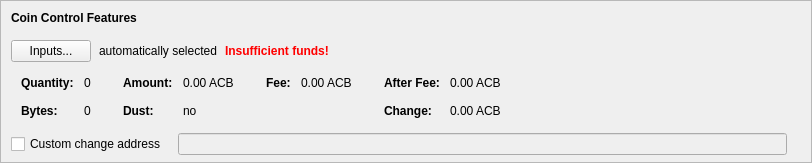
    <widget class="QFrame" name="frameCoinControl">
     <property name="sizePolicy">
      <sizepolicy hsizetype="Expanding" vsizetype="Expanding">
       <horstretch>0</horstretch>
       <verstretch>0</verstretch>
      </sizepolicy>
     </property>
     <property name="maximumSize">
      <size>
       <width>16777215</width>
       <height>16777215</height>
      </size>
     </property>
     <property name="frameShape">
      <enum>QFrame::StyledPanel</enum>
     </property>
     <property name="frameShadow">
      <enum>QFrame::Sunken</enum>
     </property>
     <layout class="QVBoxLayout" name="verticalLayoutCoinControl2">
      <property name="spacing">
       <number>0</number>
      </property>
      <property name="leftMargin">
       <number>0</number>
      </property>
      <property name="topMargin">
       <number>0</number>
      </property>
      <property name="rightMargin">
       <number>0</number>
      </property>
      <property name="bottomMargin">
       <number>6</number>
      </property>
      <item>
       <layout class="QVBoxLayout" name="verticalLayoutCoinControl" stretch="0,0,0,0,1">
        <property name="spacing">
         <number>0</number>
        </property>
        <property name="leftMargin">
         <number>10</number>
        </property>
        <property name="topMargin">
         <number>10</number>
        </property>
        <item>
         <layout class="QHBoxLayout" name="horizontalLayoutCoinControl1">
          <property name="bottomMargin">
           <number>15</number>
          </property>
          <item>
           <widget class="QLabel" name="labelCoinControlFeatures">
            <property name="sizePolicy">
             <sizepolicy hsizetype="Preferred" vsizetype="Maximum">
              <horstretch>0</horstretch>
              <verstretch>0</verstretch>
             </sizepolicy>
            </property>
            <property name="font">
             <font>
              <weight>75</weight>
              <bold>true</bold>
             </font>
            </property>
            <property name="styleSheet">
             <string notr="true">font-weight:bold;</string>
            </property>
            <property name="text">
             <string>Coin Control Features</string>
            </property>
           </widget>
          </item>
         </layout>
        </item>
        <item>
         <layout class="QHBoxLayout" name="horizontalLayoutCoinControl2" stretch="0,0,0,0">
          <property name="spacing">
           <number>8</number>
          </property>
          <property name="bottomMargin">
           <number>10</number>
          </property>
          <item>
           <widget class="QPushButton" name="pushButtonCoinControl">
            <property name="styleSheet">
             <string notr="true"/>
            </property>
            <property name="text">
             <string>Inputs...</string>
            </property>
            <property name="autoDefault">
             <bool>false</bool>
            </property>
           </widget>
          </item>
          <item>
           <widget class="QLabel" name="labelCoinControlAutomaticallySelected">
            <property name="text">
             <string>automatically selected</string>
            </property>
            <property name="margin">
             <number>5</number>
            </property>
           </widget>
          </item>
          <item>
           <widget class="QLabel" name="labelCoinControlInsuffFunds">
            <property name="font">
             <font>
              <weight>75</weight>
              <bold>true</bold>
             </font>
            </property>
            <property name="styleSheet">
             <string notr="true">color:red;font-weight:bold;</string>
            </property>
            <property name="text">
             <string>Insufficient funds!</string>
            </property>
            <property name="margin">
             <number>5</number>
            </property>
           </widget>
          </item>
          <item>
           <spacer name="horizontalSpacerCoinControl">
            <property name="orientation">
             <enum>Qt::Horizontal</enum>
            </property>
            <property name="sizeHint" stdset="0">
             <size>
              <width>40</width>
              <height>1</height>
             </size>
            </property>
           </spacer>
          </item>
         </layout>
        </item>
        <item>
         <widget class="QWidget" name="widgetCoinControl" native="true">
          <property name="sizePolicy">
           <sizepolicy hsizetype="Preferred" vsizetype="Preferred">
            <horstretch>0</horstretch>
            <verstretch>0</verstretch>
           </sizepolicy>
          </property>
          <property name="minimumSize">
           <size>
            <width>0</width>
            <height>0</height>
           </size>
          </property>
          <property name="styleSheet">
           <string notr="true"/>
          </property>
          <layout class="QHBoxLayout" name="horizontalLayoutCoinControl5">
           <property name="leftMargin">
            <number>0</number>
           </property>
           <property name="topMargin">
            <number>0</number>
           </property>
           <property name="rightMargin">
            <number>0</number>
           </property>
           <property name="bottomMargin">
            <number>0</number>
           </property>
           <item>
            <layout class="QHBoxLayout" name="horizontalLayoutCoinControl3" stretch="0,0,0,1">
             <property name="spacing">
              <number>20</number>
             </property>
             <property name="topMargin">
              <number>0</number>
             </property>
             <property name="bottomMargin">
              <number>10</number>
             </property>
             <item>
              <layout class="QFormLayout" name="formLayoutCoinControl1">
               <property name="horizontalSpacing">
                <number>10</number>
               </property>
               <property name="verticalSpacing">
                <number>14</number>
               </property>
               <property name="leftMargin">
                <number>10</number>
               </property>
               <property name="topMargin">
                <number>4</number>
               </property>
               <property name="rightMargin">
                <number>6</number>
               </property>
               <item row="0" column="0">
                <widget class="QLabel" name="labelCoinControlQuantityText">
                 <property name="font">
                  <font>
                   <weight>75</weight>
                   <bold>true</bold>
                  </font>
                 </property>
                 <property name="text">
                  <string>Quantity:</string>
                 </property>
                 <property name="margin">
                  <number>0</number>
                 </property>
                </widget>
               </item>
               <item row="0" column="1">
                <widget class="QLabel" name="labelCoinControlQuantity">
                 <property name="cursor">
                  <cursorShape>IBeamCursor</cursorShape>
                 </property>
                 <property name="contextMenuPolicy">
                  <enum>Qt::ActionsContextMenu</enum>
                 </property>
                 <property name="text">
                  <string notr="true">0</string>
                 </property>
                 <property name="margin">
                  <number>0</number>
                 </property>
                 <property name="textInteractionFlags">
                  <set>Qt::LinksAccessibleByMouse|Qt::TextSelectableByKeyboard|Qt::TextSelectableByMouse</set>
                 </property>
                </widget>
               </item>
               <item row="1" column="0">
                <widget class="QLabel" name="labelCoinControlBytesText">
                 <property name="font">
                  <font>
                   <weight>75</weight>
                   <bold>true</bold>
                  </font>
                 </property>
                 <property name="text">
                  <string>Bytes:</string>
                 </property>
                </widget>
               </item>
               <item row="1" column="1">
                <widget class="QLabel" name="labelCoinControlBytes">
                 <property name="cursor">
                  <cursorShape>IBeamCursor</cursorShape>
                 </property>
                 <property name="contextMenuPolicy">
                  <enum>Qt::ActionsContextMenu</enum>
                 </property>
                 <property name="text">
                  <string notr="true">0</string>
                 </property>
                 <property name="textInteractionFlags">
                  <set>Qt::LinksAccessibleByMouse|Qt::TextSelectableByKeyboard|Qt::TextSelectableByMouse</set>
                 </property>
                </widget>
               </item>
              </layout>
             </item>
             <item>
              <layout class="QFormLayout" name="formLayoutCoinControl2">
               <property name="horizontalSpacing">
                <number>10</number>
               </property>
               <property name="verticalSpacing">
                <number>14</number>
               </property>
               <property name="leftMargin">
                <number>6</number>
               </property>
               <property name="topMargin">
                <number>4</number>
               </property>
               <property name="rightMargin">
                <number>6</number>
               </property>
               <item row="0" column="0">
                <widget class="QLabel" name="labelCoinControlAmountText">
                 <property name="font">
                  <font>
                   <weight>75</weight>
                   <bold>true</bold>
                  </font>
                 </property>
                 <property name="text">
                  <string>Amount:</string>
                 </property>
                 <property name="margin">
                  <number>0</number>
                 </property>
                </widget>
               </item>
               <item row="0" column="1">
                <widget class="QLabel" name="labelCoinControlAmount">
                 <property name="cursor">
                  <cursorShape>IBeamCursor</cursorShape>
                 </property>
                 <property name="contextMenuPolicy">
                  <enum>Qt::ActionsContextMenu</enum>
                 </property>
                 <property name="text">
                  <string notr="true">0.00 ACB</string>
                 </property>
                 <property name="textInteractionFlags">
                  <set>Qt::LinksAccessibleByMouse|Qt::TextSelectableByKeyboard|Qt::TextSelectableByMouse</set>
                 </property>
                </widget>
               </item>
               <item row="1" column="0">
                <widget class="QLabel" name="labelCoinControlLowOutputText">
                 <property name="font">
                  <font>
                   <weight>75</weight>
                   <bold>true</bold>
                  </font>
                 </property>
                 <property name="text">
                  <string>Dust:</string>
                 </property>
                </widget>
               </item>
               <item row="1" column="1">
                <widget class="QLabel" name="labelCoinControlLowOutput">
                 <property name="cursor">
                  <cursorShape>IBeamCursor</cursorShape>
                 </property>
                 <property name="contextMenuPolicy">
                  <enum>Qt::ActionsContextMenu</enum>
                 </property>
                 <property name="text">
                  <string notr="true">no</string>
                 </property>
                 <property name="textInteractionFlags">
                  <set>Qt::LinksAccessibleByMouse|Qt::TextSelectableByKeyboard|Qt::TextSelectableByMouse</set>
                 </property>
                </widget>
               </item>
              </layout>
             </item>
             <item>
              <layout class="QFormLayout" name="formLayoutCoinControl3">
               <property name="horizontalSpacing">
                <number>10</number>
               </property>
               <property name="verticalSpacing">
                <number>14</number>
               </property>
               <property name="leftMargin">
                <number>6</number>
               </property>
               <property name="topMargin">
                <number>4</number>
               </property>
               <property name="rightMargin">
                <number>6</number>
               </property>
               <item row="0" column="0">
                <widget class="QLabel" name="labelCoinControlFeeText">
                 <property name="font">
                  <font>
                   <weight>75</weight>
                   <bold>true</bold>
                  </font>
                 </property>
                 <property name="text">
                  <string>Fee:</string>
                 </property>
                 <property name="margin">
                  <number>0</number>
                 </property>
                </widget>
               </item>
               <item row="0" column="1">
                <widget class="QLabel" name="labelCoinControlFee">
                 <property name="cursor">
                  <cursorShape>IBeamCursor</cursorShape>
                 </property>
                 <property name="contextMenuPolicy">
                  <enum>Qt::ActionsContextMenu</enum>
                 </property>
                 <property name="text">
                  <string notr="true">0.00 ACB</string>
                 </property>
                 <property name="textInteractionFlags">
                  <set>Qt::LinksAccessibleByMouse|Qt::TextSelectableByKeyboard|Qt::TextSelectableByMouse</set>
                 </property>
                </widget>
               </item>
              </layout>
             </item>
             <item>
              <layout class="QFormLayout" name="formLayoutCoinControl4">
               <property name="horizontalSpacing">
                <number>10</number>
               </property>
               <property name="verticalSpacing">
                <number>14</number>
               </property>
               <property name="leftMargin">
                <number>6</number>
               </property>
               <property name="topMargin">
                <number>4</number>
               </property>
               <property name="rightMargin">
                <number>6</number>
               </property>
               <item row="0" column="0">
                <widget class="QLabel" name="labelCoinControlAfterFeeText">
                 <property name="font">
                  <font>
                   <weight>75</weight>
                   <bold>true</bold>
                  </font>
                 </property>
                 <property name="text">
                  <string>After Fee:</string>
                 </property>
                 <property name="margin">
                  <number>0</number>
                 </property>
                </widget>
               </item>
               <item row="0" column="1">
                <widget class="QLabel" name="labelCoinControlAfterFee">
                 <property name="cursor">
                  <cursorShape>IBeamCursor</cursorShape>
                 </property>
                 <property name="contextMenuPolicy">
                  <enum>Qt::ActionsContextMenu</enum>
                 </property>
                 <property name="text">
                  <string notr="true">0.00 ACB</string>
                 </property>
                 <property name="textInteractionFlags">
                  <set>Qt::LinksAccessibleByMouse|Qt::TextSelectableByKeyboard|Qt::TextSelectableByMouse</set>
                 </property>
                </widget>
               </item>
               <item row="1" column="0">
                <widget class="QLabel" name="labelCoinControlChangeText">
                 <property name="font">
                  <font>
                   <weight>75</weight>
                   <bold>true</bold>
                  </font>
                 </property>
                 <property name="text">
                  <string>Change:</string>
                 </property>
                </widget>
               </item>
               <item row="1" column="1">
                <widget class="QLabel" name="labelCoinControlChange">
                 <property name="cursor">
                  <cursorShape>IBeamCursor</cursorShape>
                 </property>
                 <property name="contextMenuPolicy">
                  <enum>Qt::ActionsContextMenu</enum>
                 </property>
                 <property name="text">
                  <string notr="true">0.00 ACB</string>
                 </property>
                 <property name="textInteractionFlags">
                  <set>Qt::LinksAccessibleByMouse|Qt::TextSelectableByKeyboard|Qt::TextSelectableByMouse</set>
                 </property>
                </widget>
               </item>
              </layout>
             </item>
            </layout>
           </item>
          </layout>
         </widget>
        </item>
        <item>
         <layout class="QHBoxLayout" name="horizontalLayoutCoinControl4" stretch="0,0,0">
          <property name="spacing">
           <number>12</number>
          </property>
          <property name="sizeConstraint">
           <enum>QLayout::SetDefaultConstraint</enum>
          </property>
          <property name="topMargin">
           <number>5</number>
          </property>
          <property name="rightMargin">
           <number>5</number>
          </property>
          <item>
           <widget class="QCheckBox" name="checkBoxCoinControlChange">
            <property name="toolTip">
             <string>If this is activated, but the change address is empty or invalid, change will be sent to a newly generated address.</string>
            </property>
            <property name="text">
             <string>Custom change address</string>
            </property>
           </widget>
          </item>
          <item>
           <widget class="QValidatedLineEdit" name="lineEditCoinControlChange">
            <property name="enabled">
             <bool>false</bool>
            </property>
            <property name="sizePolicy">
             <sizepolicy hsizetype="Expanding" vsizetype="Fixed">
              <horstretch>0</horstretch>
              <verstretch>0</verstretch>
             </sizepolicy>
            </property>
           </widget>
          </item>
          <item>
           <widget class="QLabel" name="labelCoinControlChangeLabel">
            <property name="sizePolicy">
             <sizepolicy hsizetype="Preferred" vsizetype="Expanding">
              <horstretch>0</horstretch>
              <verstretch>0</verstretch>
             </sizepolicy>
            </property>
            <property name="minimumSize">
             <size>
              <width>0</width>
              <height>0</height>
             </size>
            </property>
            <property name="text">
             <string/>
            </property>
            <property name="margin">
             <number>3</number>
            </property>
           </widget>
          </item>
         </layout>
        </item>
        <item>
         <spacer name="verticalSpacerCoinControl">
          <property name="orientation">
           <enum>Qt::Vertical</enum>
          </property>
          <property name="sizeHint" stdset="0">
           <size>
            <width>800</width>
            <height>1</height>
           </size>
          </property>
         </spacer>
        </item>
       </layout>
      </item>
     </layout>
    </widget>
